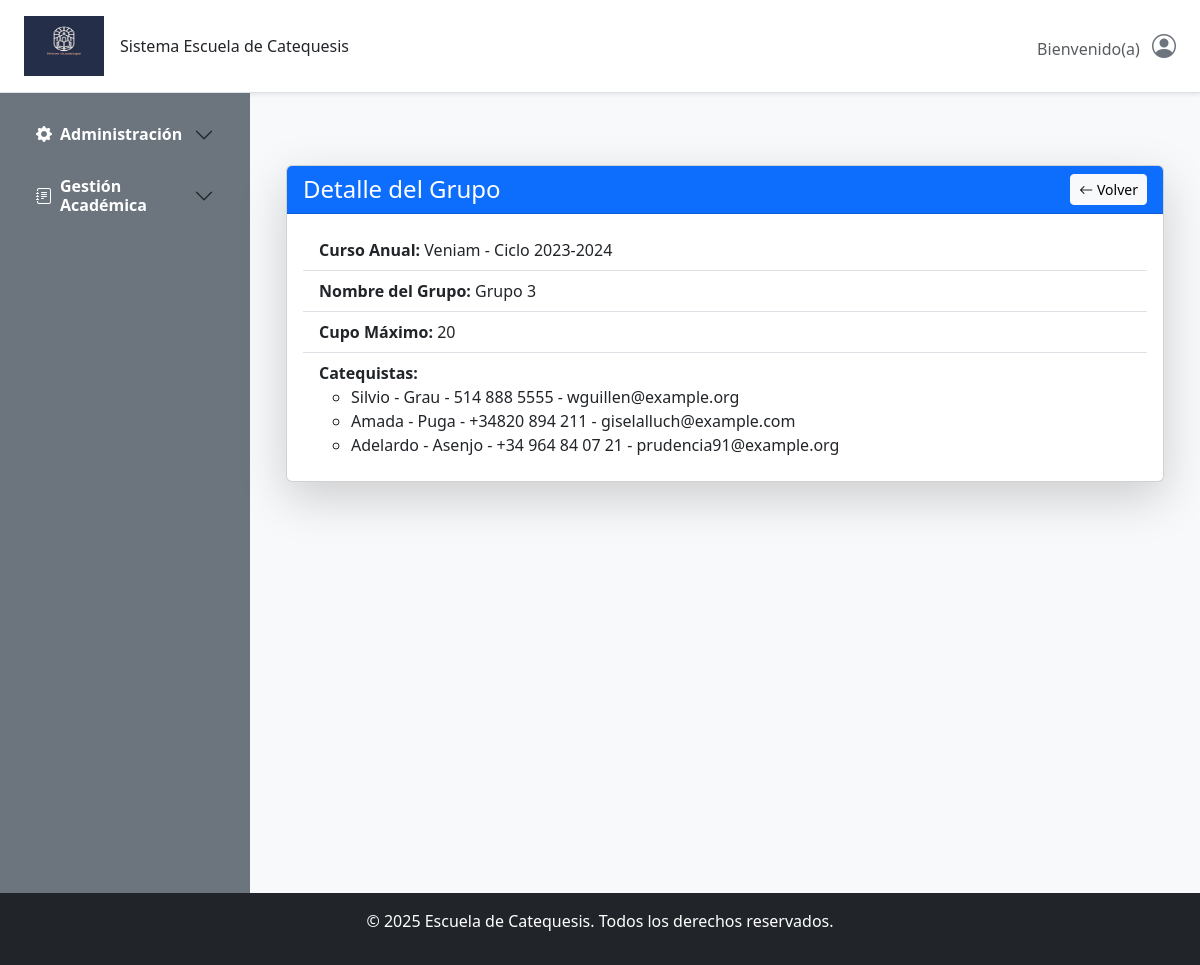
/grupo/grupo/1/, run on the app's committed database.
### gestion/models.py (models this page shows, shortened)
class Grupo(models.Model):
    curso_anual = models.ForeignKey(CursoAnual, on_delete=models.CASCADE)
    nombre = models.CharField(max_length=50)
    cupo_maximo = models.PositiveIntegerField(default=20)
    catequistas = models.ManyToManyField('Catequista', blank=True)  # <--- Cambiado

class CursoAnual(models.Model):
    curso = models.ForeignKey(Curso, on_delete=models.CASCADE)
    ciclo = models.ForeignKey(CicloCatequesis, on_delete=models.CASCADE)
    cupo_maximo = models.PositiveIntegerField()
    catequistas = models.ManyToManyField('Catequista', blank=True)  # <--- Cambiado
    cerrado = models.BooleanField(default=False)
    def __str__(self):
       return self.curso.nombre + ' - ' + self.ciclo.nombre_ciclo

class AuditModel(models.Model):
    creado_por = models.CharField(max_length=150, blank=True, null=True, editable=False)
    actualizado_por = models.CharField(max_length=150, blank=True, null=True, editable=False)
    fecha_creacion = models.DateTimeField(auto_now_add=True)
    ultima_actualizacion = models.DateTimeField(auto_now=True)
    class Meta:
        abstract = True

class Curso(AuditModel):
    codigo = models.CharField(max_length=10, blank=False, unique=True)
    nombre = models.CharField(max_length=100, blank=False)
    descripcion = models.CharField(max_length=255, default="Sin descripción")
    acta_bautizmo = models.BooleanField(default=False,verbose_name="Acta bautizmo")
    acta_nacimiento = models.BooleanField(default=False,verbose_name="Acta nacimiento")
    acta_comunion = models.BooleanField(default=False,verbose_name="Acta comunión")
    acta_matrimonio = models.BooleanField(default=False,verbose_name="Acta Matrimonio")
    costo = models.DecimalField(max_digits=8, decimal_places=2,blank=True,verbose_name="Costo")
    class Meta:
        verbose_name = 'Curso'
        verbose_name_plural = 'Cursos'

class CicloCatequesis(models.Model):
    nombre_ciclo = models.CharField(max_length=100, blank=False, null=False)
    descripcion = models.TextField(max_length=200,  blank=False, null=False)
    fecha_inicio = models.DateField()
    fecha_fin = models.DateField()
    activo = models.BooleanField(default=True)
    observaciones = models.TextField(max_length=250,blank=True, null=True)

class BaseModel(models.Model):
    nombres = models.CharField(max_length=100, blank=False,null=False)
    apellidos = models.CharField(max_length=100, blank=True,null=False)
    direccion = models.CharField(max_length=250, blank=True)
    codigo_postal = models.CharField(max_length=10, blank=True)
    telefono = models.CharField(max_length=15, blank=True)
    email = models.EmailField(blank=True)
    class Meta:
        abstract = True  # Esto indica que no se creará una tabla para este modelo

class Catequista(BaseModel, AuditModel):
    parroquia = models.ForeignKey('Parroquia', on_delete=models.CASCADE)
    photo = models.ImageField(verbose_name="Foto",
            upload_to='documentos/Catequistas/Photos/',null=True,blank=True,
            default='documentos/Catequistas/Photos/foto_default.jpg',
            help_text="Foto opcional del catequista." )
    class Meta:
        verbose_name = 'Catequista'
        verbose_name_plural = 'Catequistas'
    def __str__(self):
        return f"{self.nombres} - {self.apellidos} - {self.telefono} - {self.email}"

### gestion/views/grupo_views.py (the view)
# urls.py: path('grupo/<int:pk>/', GrupoDetailView.as_view(), name='grupo_detail'),
class GrupoDetailView(DetailView):
    model = Grupo
    template_name = 'Gestion/Grupos/grupo_detail.html'
    context_object_name = 'grupo'

### templates/Gestion/Grupos/grupo_detail.html
{% extends 'base.html' %}
{% block content %}
<div class="container mt-5">
    <div class="card shadow-lg">
        <div class="card-header bg-primary text-white d-flex justify-content-between align-items-center">
            <h4 class="mb-0">Detalle del Grupo</h4>
            <a href="{% url 'grupo_list' %}" class="btn btn-light btn-sm">
                <i class="bi bi-arrow-left"></i> Volver
            </a>
        </div>
        <div class="card-body">
            <ul class="list-group list-group-flush">
                <li class="list-group-item">
                    <strong>Curso Anual:</strong> {{ object.curso_anual }}
                </li>
                <li class="list-group-item">
                    <strong>Nombre del Grupo:</strong> {{ object.nombre }}
                </li>
                <li class="list-group-item">
                    <strong>Cupo Máximo:</strong> {{ object.cupo_maximo }}
                </li>
                <li class="list-group-item">
                    <strong>Catequistas:</strong>
                    {% if object.catequistas.all %}
                        <ul class="mb-0">
                            {% for catequista in object.catequistas.all %}
                                <li>{{ catequista }}</li>
                            {% endfor %}
                        </ul>
                    {% else %}
                        <span class="text-muted">No hay catequistas asignados</span>
                    {% endif %}
                </li>
            </ul>
        </div>
    </div>
</div>
{% endblock %}

### data on the page
Grupo: curso_anual "Veniam - Ciclo 2023-2024", nombre "Grupo 3", cupo_maximo "20"
Catequista: nombres+apellidos+telefono "Silvio - Grau - 514 888 5555 - wguillen@example.org"
Catequista: nombres+apellidos+telefono "Amada - Puga - +34820 894 211 - giselalluch@example.com"
Catequista: nombres+apellidos+telefono "Adelardo - Asenjo - +34 964 84 07 21 - prudencia91@example.org"
